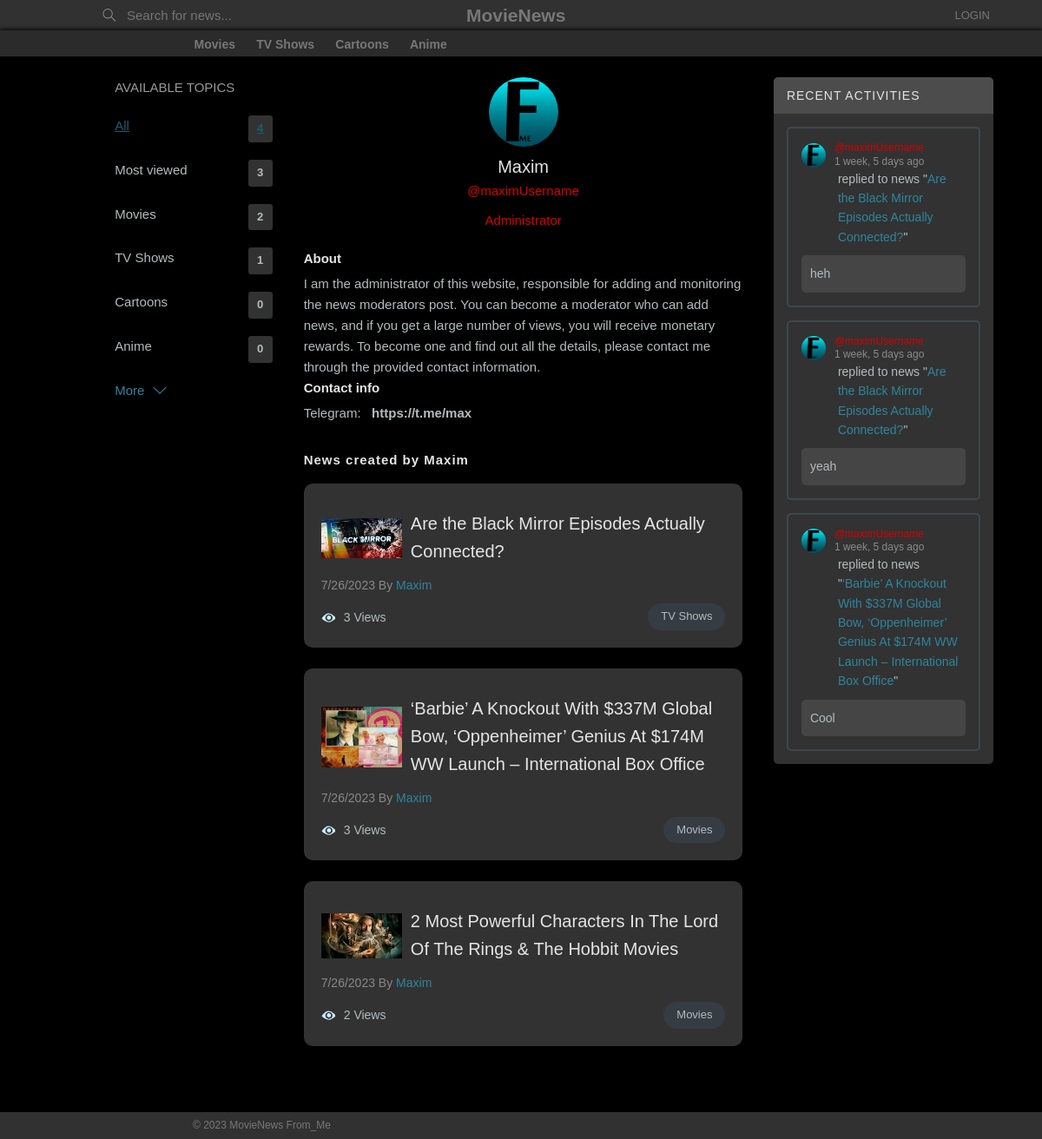
Page /profile/1/ on the committed database.
### base/models.py (models this page shows, shortened)
class Topic(models.Model):
    name = models.CharField(max_length=200)

class User(AbstractUser):
    name = models.CharField(max_length=200, null=True)
    email = models.EmailField(unique=True, null=True)
    bio = models.TextField(null=True)
    avatar = models.ImageField(null=True, default="avatar.svg", blank=True)
    moderator = models.BooleanField(default=False)
    USERNAME_FIELD = 'email'
    REQUIRED_FIELDS = []

class Room(models.Model):
    host = models.ForeignKey(User, on_delete=models.SET_NULL, null=True)
    topic = models.ForeignKey(Topic, on_delete=models.SET_NULL, null=True)
    name = models.CharField(max_length=200)
    description = models.TextField(null=True, blank=True)
    viewers = models.ManyToManyField(User, related_name='viewers', blank=True)
    updated = models.DateTimeField(auto_now=True)
    created = models.DateTimeField(auto_now_add=True) # never change
    photo = models.ImageField(null=True, blank=True)
    class Meta:
        ordering = ['-updated','-created']
    def __str__(self):
        return self.name

class Message(models.Model):
    user = models.ForeignKey(User, on_delete=models.CASCADE)
    room = models.ForeignKey(Room, on_delete=models.CASCADE)
    body = models.TextField()
    updated = models.DateTimeField(auto_now=True)
    created = models.DateTimeField(auto_now_add=True)
    class Meta:
        ordering = ['-updated','-created']

### base/views.py (the view)
# urls.py: path('profile/<str:pk>/', views.userProfile, name="user-profile"),
def userProfile(request, pk):
    user = User.objects.get(id=pk)
    rooms = user.room_set.all()
    room_messages = user.message_set.all()[0:3]
    topics = Topic.objects.all()
    rooms_all = Room.objects.all().count()
    check_is_superuser = user.is_superuser
    moderator = user.moderator
    context = {'user': user, 'check_is_superuser': check_is_superuser, 'moderator': moderator,  'rooms_all': rooms_all, 'rooms': rooms, 'room_messages': room_messages, 'topics': topics}
    return render(request, 'base/profile.html', context)

### base/templates/base/profile.html (shortened to what this page needs)
{% extends 'main.html' %}
{% block content %}
<main class="profile-page layout layout--3">
  <div class="container">
    {% include 'base/topics_component.html' %}
    <div class="roomList">
      <div class="profile">
        <div class="profile__avatar">
          <div class="avatar avatar--large">
            <img src="{{user.avatar.url}}" />
          </div>
        </div>
        <div class="profile__info">
          <h3>{{user.name}}</h3>
          {% if check_is_superuser %}
              <p style="color: rgb(215, 0, 0);">@{{user.username}}</p>
          {% elif user.moderator %}
              <p style="color: rgb(0, 216, 205);">@{{user.username}}</p>
          {% else %}
              <p>@{{user.username}}</p>
          {% endif %}
          {% if check_is_superuser %}
          <p style="color: rgb(215, 0, 0);">Administrator</p>
          {% elif user.moderator %}
          <p style="color: rgb(0, 216, 205);">Moderator</p>
          {% else %}
          <p>User</p>
          {% endif %}
        </div>
        <div class="profile__about">
          {% if check_is_superuser %}
          <h3>About</h3>
          <p>
            {{user.bio}}
          </p>
          <h3>Contact info</h3>
          <p>
            Telegram:<span class="highlight">https://t.me/max</span>
          </p>
          {% else  %}
          <h3>About</h3>
          <p>
            {{user.bio}}
          </p>
          {% endif %}
        </div>
      </div>
      <div class="roomList__header">
        <div>
          {% if check_is_superuser or moderator %}
            {% if rooms.exists %}
              <h2>News created by {{user.name}}</a>
              </h2>
            {% endif %}
          {% endif %}
        </div>
      </div>
      {% include 'base/feed_component.html' %}
    </div>
    {% include 'base/activity_component.html' %}
  </div>
</main>
{% endblock content %}

### templates/navbar.html (shortened to what this page needs)
{% load static %}
<header class="header header--loggedIn">
  <div class="container">
    <a href="{% url 'home' %}" class="header__logo">
      <h1>MovieNews</h1>
    </a>
    <form class="header__search" method="GET" action="{% url 'home' %}">
      <label>
        <input name="q" placeholder="Search for news..."/>
      </label>
    </form>
    <nav class="header__menu">
      {% if request.user.is_authenticated %}
      <div class="header__user">
        <a href="{% url 'user-profile' request.user.id %}">
          <!-- <div class="avatar avatar--medium active">
            <img src="https://randomuser.me/api/portraits/men/37.jpg" />
          </div> -->
          <p>Profile</p>
        </a>
        <button class="dropdown-button">
          <svg version="1.1" xmlns="http://www.w3.org/2000/svg" width="32" height="32" viewBox="0 0 32 32">
            <title>chevron-down</title>
            <path d="M16 21l-13-13h-3l16 16 16-16h-3l-13 13z"></path>
          </svg>
        </button>
      </div>
      {% else %}
      <a href="{% url 'login' %}">
        <p>Login</p>
      </a>
      {% endif %}
    </nav>
  </div>
  <div class="b-topnav_wrapper shm">
    <nav class="b-topnav b-wrapper">
      <ul class="b-topnav__list">
        {% for topic in topics|slice:":4"  %}
        <li>
          <a href="{% url 'home' %}?q={{topic.name}}" class="b-topnav__item-link {% if selected_topic == topic.name %}active{% endif %}">
            {{topic.name}}
          </a>
        </li>
        {% endfor %}
      </ul>
    </nav>
  </div>
</header>

### base/templates/base/topics_component.html
<div class="topics">
    <div class="topics__header">
      <h2>Available Topics</h2>
    </div>
    <ul class="topics__list">
      <li>
        <a href="{% url 'home' %}" class="{% if selected_topic is None %}active{% endif %}">
          All <span>{{topics.count}}</span>
        </a>
        <a href="{% url 'home' %}?q=Most viewed" class="{% if selected_topic == 'Most viewed' %}active{% endif %}">
          Most viewed <span>{{rooms_all}}</span>
        </a>
      </li>
      {% for topic in topics %}
      <li>
        <a href="{% url 'home' %}?q={{topic.name}}" class="{% if selected_topic == topic.name %}active{% endif %}">
          {{topic.name}} <span>{{topic.room_set.all.count}}</span>
        </a>
      </li>
      {% endfor %}
    </ul>
    <a class="btn btn--link" href="{% url 'topics' %}">
      More
      <svg version="1.1" xmlns="http://www.w3.org/2000/svg" width="32" height="32" viewBox="0 0 32 32">
        <title>chevron-down</title>
        <path d="M16 21l-13-13h-3l16 16 16-16h-3l-13 13z"></path>
      </svg>
    </a>
</div>

### base/templates/base/feed_component.html (shortened to what this page needs)
{% for room in rooms %}
<div class="roomListRoom">
    <div class="roomListRoom__content">
      {% if room.photo %}
      <img src="{{ room.photo.url }}" class="roomListRoom__photo">
      {% endif %}
      <a href="{% url 'room' room.id %}" class="roomListRoom__name">{{room.name}}</a>
    </div>
    <div class="roomListRoom__header">
      <div class="roomListRoom__actions">
        <span class="darkened-text">{{room.created|date:"n/j/Y"}} By <a href="{% url 'user-profile' room.host.id %}" class="roomListRoom__authorNews">{{room.host.name}}</a></span>
      </div>
    </div>
    <div class="roomListRoom__meta">
      <a href="{% url 'room' room.id %}" class="roomListRoom__joined">
        {{room.viewers.all.count}} Views
      </a>
      <p class="roomListRoom__topic">{{room.topic.name}}</p>
    </div>
</div>
{% endfor %}

### base/templates/base/activity_component.html (shortened to what this page needs)
<div class="activities">
    <div class="activities__header">
        <h2>Recent Activities</h2>
    </div>
    {% for message in room_messages %}
    <div class="activities__box">
        <div class="activities__boxHeader roomListRoom__header">
            <a href="{% url 'user-profile' message.user.id %}" class="roomListRoom__author">
                <div class="avatar avatar--small">
                    <img src="{{message.user.avatar.url}}" />
                </div>
                <p>
                    {% if message.user.is_superuser %}
                        <span style="color: rgb(215, 0, 0);">@{{message.user.username}}</span>
                    {% elif message.user.moderator %}
                        <span style="color: rgb(0, 216, 205);">@{{message.user.username}}</span>
                    {% else %}
                        @{{message.user.username}}
                    {% endif %}
                    <span>{{message.created|timesince}} ago</span>
                </p>
            </a>
        </div>
        <div class="activities__boxContent">
            <p>replied to news "<a href="{% url 'room' message.room.id %}">{{message.room}}</a>"</p>
            <div class="activities__boxRoomContent">
            {{message.body}}
            </div>
        </div>
    </div>
    {% endfor %}
</div>

### base/templates/base/profile.html (style rules this page uses)
body { background-color: rgb(0, 0, 0); }

### rows in the picture
Topic: name "Movies", room_set.all.count "2"
Topic: name "TV Shows", room_set.all.count "1"
Topic: name "Сartoons", room_set.all.count "0"
Topic: name "Anime", room_set.all.count "0"
User: avatar (picture), name "Maxim", username "maximUsername", bio "I am the administrator of this website, responsible for adding and monitoring the news moderators post. You can become a moderator who can add news, and if you get a large number of views, you will receive monetary rewards. To become one and find out all the details, please contact me through the provided contact information."
Room: photo (picture), name "Are the Black Mirror Episodes Actually Connected?", created "7/26/2023", host.name "Maxim", viewers.all.count "3", topic.name "TV Shows"
Room: photo (picture), name "‘Barbie’ A Knockout With $337M Global Bow, ‘Oppenheimer’ Genius At $174M WW Launch – International Box Office", created "7/26/2023", host.name "Maxim", viewers.all.count "3", topic.name "Movies"
Room: photo (picture), name "2 Most Powerful Characters In The Lord Of The Rings & The Hobbit Movies", created "7/26/2023", host.name "Maxim", viewers.all.count "2", topic.name "Movies"
Message: user.avatar (picture), created "1 week, 5 days", room "Are the Black Mirror Episodes Actually Connected?", body "heh"
Message: user.avatar (picture), created "1 week, 5 days", room "Are the Black Mirror Episodes Actually Connected?", body "yeah"
Message: user.avatar (picture), created "1 week, 5 days", room "‘Barbie’ A Knockout With $337M Global Bow, ‘Oppenheimer’ Genius At $174M WW Launch – International Box Office", body "Cool"

### other values in the picture
{{ topics.count }} "4"
{{ rooms_all }} "3"
